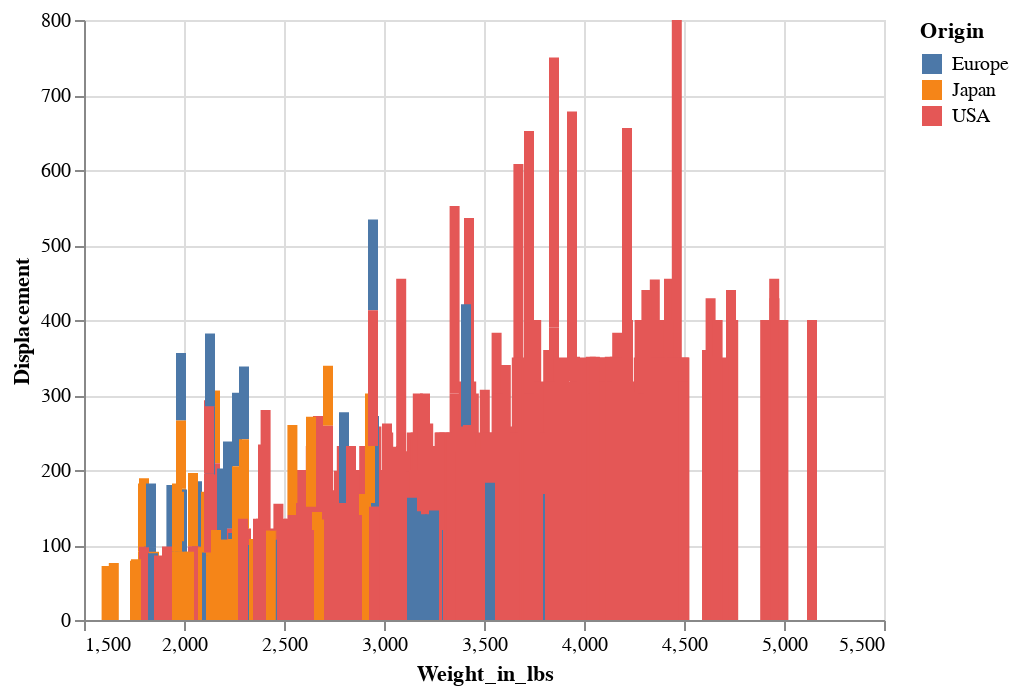

The notebook cell this image was saved under:
### Code cell
alt.Chart(mycar).mark_bar().encode(
    x='Weight_in_lbs:Q',
    y='Displacement:Q',
    color='Origin:N'
    
)

### Figure 1 — Vega-Lite specification as saved in the notebook (floating-point values rounded to 4 significant figures; data arrays with more than 128 entries replaced by an {"elided": "..."} marker saying what was removed)
{"config": {"view": {"continuousWidth": 400, "continuousHeight": 300}}, "data": {"name": "data-f02450ab61490a1363517a0190416235"}, "mark": "bar", "encoding": {"color": {"field": "Origin", "type": "nominal"}, "x": {"field": "Weight_in_lbs", "type": "quantitative"}, "y": {"field": "Displacement", "type": "quantitative"}}, "$schema": "https://vega.github.io/schema/vega-lite/v4.17.0.json", "datasets": {"data-f02450ab61490a1363517a0190416235": {"elided": "406 records"}}}
